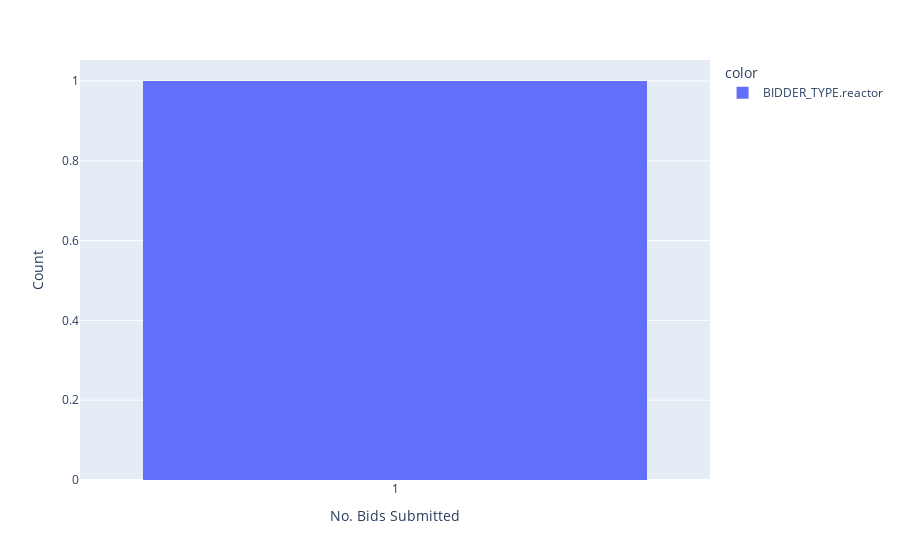

Notebook code cell kept with this figure:
### Code cell
# ---WINNING BIDDER NO BIDS SUBMITTED---
fig = px.histogram(map(lambda no: str(no), df['winner_no_bids_submitted']), color=df['winner_type'])

fig.update_xaxes(title='No. Bids Submitted')
fig.update_yaxes(title='Count')
fig.show()

### Figure 1 — Plotly figure (JSON) as saved in the notebook; plotly's stock layout.template omitted (floating-point values rounded to 4 significant figures)
{"data": [{"alignmentgroup": "True", "bingroup": "x", "hovertemplate": "color=BIDDER_TYPE.reactor<br>value=%{x}<br>count=%{y}<extra></extra>", "legendgroup": "BIDDER_TYPE.reactor", "marker": {"color": "#636efa", "pattern": {"shape": ""}}, "name": "BIDDER_TYPE.reactor", "offsetgroup": "BIDDER_TYPE.reactor", "orientation": "v", "showlegend": true, "type": "histogram", "x": ["1"], "xaxis": "x", "yaxis": "y"}], "layout": {"barmode": "relative", "legend": {"title": {"text": "color"}, "tracegroupgap": 0}, "margin": {"t": 60}, "xaxis": {"anchor": "y", "domain": [0, 1], "title": {"text": "No. Bids Submitted"}}, "yaxis": {"anchor": "x", "domain": [0, 1], "title": {"text": "Count"}}}}
